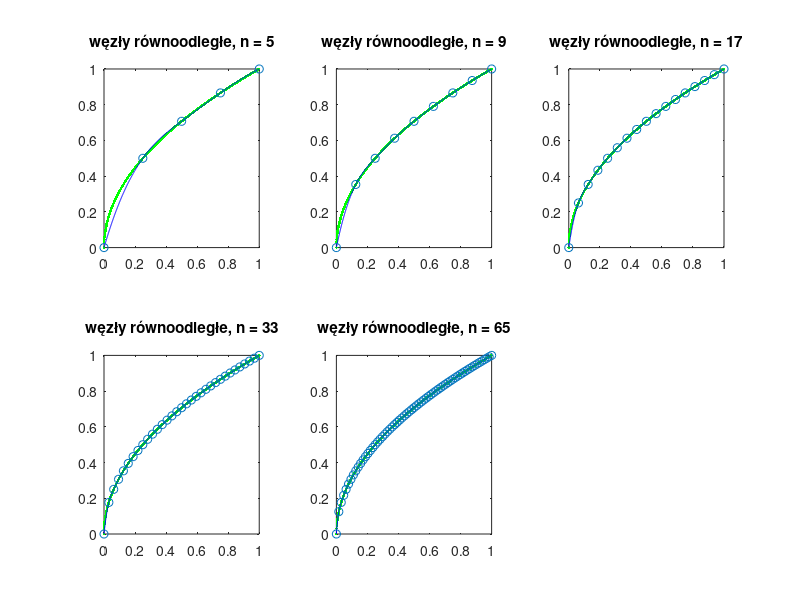

Here is the MATLAB script that generated this plot: (Note: this script raises an error after producing the figure.)
function []= spline_oct ()
  a = 0;
  b = 1;
  
  warning('off', 'all');
  
  f = @(x) sqrt(x);
  p = linspace(a,b,1000);
  yp = arrayfun (f, p);
  
  
  ns = [5,9,17,33,65];
  n = length(ns);
  
  figure(1);
  
  for i = 1:n
    x = linspace(a,b,ns(i));
    y = arrayfun (f, x);
    # pf = polyfit(x, y, ns(i) - 1);
    pf = spline(x, y);
    v = ppval(pf, p);
    
    nor = norm(yp - v, "inf");
    printf("n = %d   norm = %e\n", ns(i), nor);
    subplot(2,3,i);
    plot(p, yp, 'g.', p, v, 'b' , x, y, 'o');
    
    title(["węzły równoodległe, n = ", num2str(ns(i)), "\n"]);
  endfor
  
  printf("############## CZEB ##############\n");
  figure(2);
  
  for i = 1:n
    x = Czeb(a,b,ns(i));
    y = arrayfun (f, x);
    #pf = polyfit(x, y, ns(i) - 1);
    # v = polyval(pf, p);
    pf = spline(x, y);
    v = ppval(pf, p);
    
    nor = norm(yp - v, "inf");
    printf("n = %d  norm = %e\n", ns(i), nor);
    subplot(2,3,i);
    
    plot(p, yp, 'g.', p, v, 'b' , x, y, 'o');
    title(["węzły Czebyszewa, n = ", num2str(ns(i)), "\n"]);
  endfor
  
endfunction